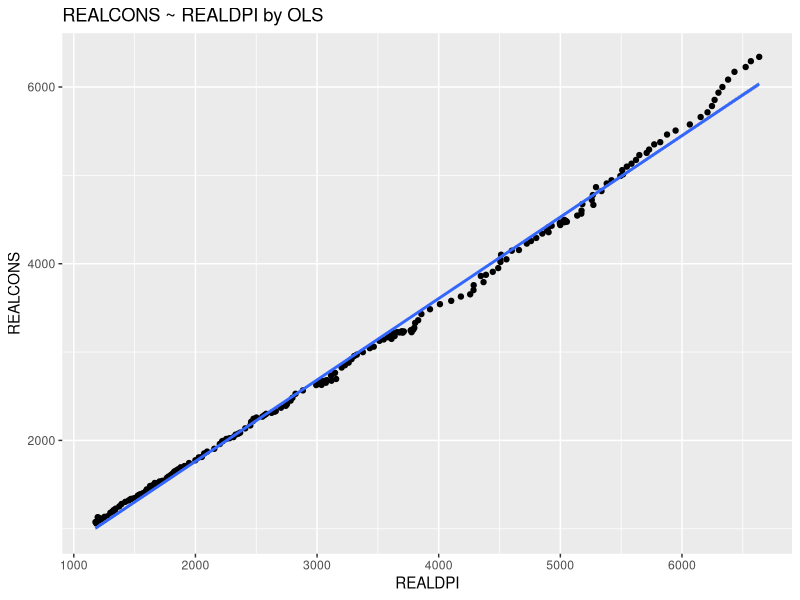
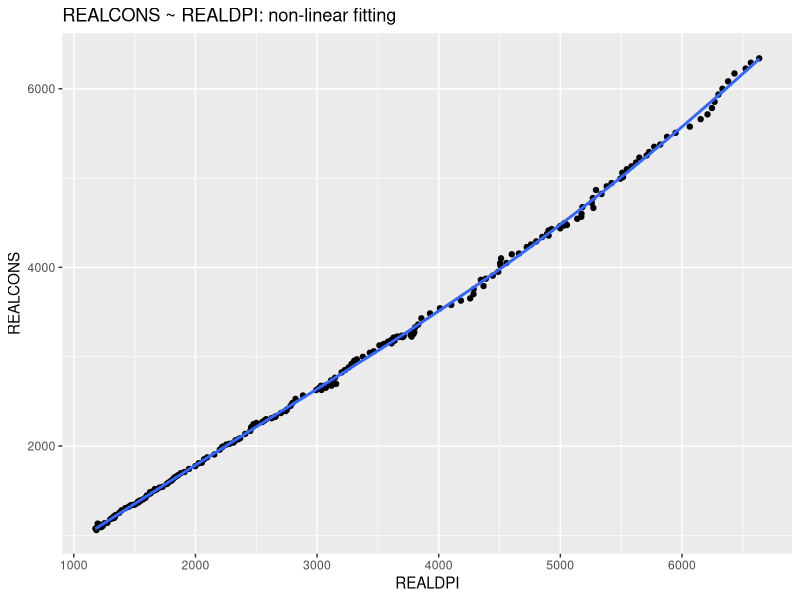

These charts were generated, in order, by the following R code: (Note: this script raises an error after producing the figures.)
#### OLS and Non-linear regression models ####
#    
#
# Example based on
# Greene: Econometric Analysis (5th ed.), 2002, pp 171-173
#
# Model data:
# Table F5.2: Macroeconomics Data Set, Quarterly, 1950I to 2000IV, 
# 204 Quarterly Observations 
# Source: Department of Commerce, BEA website and www.economagic.com
#
# Year = Date
# Qtr = Quarter
# Realcons = Real consumption expenditures
# Realdpi = Real disposable personal income
# Realgdp = Real GDP ($bil)
# Realinvs = Real investment by private sector
# Realgovt = Real government expenditures
# CPI_U = Consumer price index
# M1 = Nominal money stock
# Tbilrate = Quarterly average of month end 90 day t bill rate
# Unemp = Unemployment rate
# Pop = Population, mil. interpolate of year end figures using constant growth rate per quarter
# Infl = Rate of inflation (first observation is missing)
# Realint = Ex post real interest rate = Tbilrate - Infl. (First observation missing)
#
# 
#
#
#
#
# Data + basic plots
rm(list=ls())
cons.dat <- read.csv('TableF5-2.csv')
#
# OLS method
library(ggplot2) # install.packages("ggplot2")
ggplot(cons.dat, aes(x=REALDPI,y=REALCONS) ) + 
  geom_point() +
  geom_smooth(method= "lm") +
  ggtitle("REALCONS ~ REALDPI by OLS") 
# 
# Non-linear fitting
library(ggplot2) # install.packages("ggplot2")
ggplot(cons.dat, aes(x=REALDPI,y=REALCONS) ) + 
  geom_point() +
  geom_smooth() + # LOESS (locally estimated scatterplot smoothing)
  ggtitle("REALCONS ~ REALDPI: non-linear fitting") 
#
#
#
# Model specification
#
# REALCONS = alpha + beta*(REALDPI^gama)
# Note1 - the linear model is a special case of the NLM
# for: gama = 1
# Note2 - model setup follows Greene (2002), we focus
# on OLS vs NLRM, other TS-related topics are ignored at this point
#
#
#
# STEP 1 - Fit a simple OLS model
OLS.1 <- lm(REALCONS ~ REALDPI, data = cons.dat)
summary(OLS.1)
#
#
#
#
# STEP 2 - Fit a NLRM
NLS.1 <- nls(REALCONS ~ A+B*(REALDPI^C), 
             start = list(A=1, B = 1, C=1), 
             data = cons.dat )
summary(NLS.1)
#
#
# With more "realistic" starting estimates, 
# the number of iterations may be somewhat reduced:
NLS.2 <- nls(REALCONS ~ A+B*(REALDPI^C), 
             start = list(A=500, B = 0.2, C=1), 
             data = cons.dat )
summary(NLS.2)
# Pseudo R2
(cor(cons.dat$REALCONS, NLS.2$m$fitted()))^2
#
#
#
# MPC - marginal propensity to consume
#
# The first derivation of of our function:
# REALCONS = alpha + beta*(REALDPI^gama)
# along REALDPI 
#
# equals: beta*gama*(REALDPI^(gama-1))
#
# Say, we want to test the H0 of MPC = 1 for the last observation, 2000IV
# This may be done using the Delta method
# the following calculation replicates results of Greene(2002), p 173
#
# a) MPC depends on REALDPI: caluclate MPC(t) and s.e.(MPC(t))
B <- coefficients(NLS.2)[2]
C <- coefficients(NLS.2)[3]
MPC <- B*C*(cons.dat$REALDPI^(C-1))
MPC[204] # MPC for the obs 2000IV
#
# b) s.e. using the delta method for the obs 2000IV
VCV.M <- vcov(NLS.2)[2:3,2:3]
# [(der.MPC/der.B),(der.MPC/der.C)
vec.der <- c(C*(cons.dat$REALDPI[204]^(C-1)),(B*(cons.dat$REALDPI[204]^(C-1)))*(1+C*log(cons.dat$REALDPI[204])))
#
s.e. <- sqrt(vec.der %*% VCV.M %*%vec.der)
#
print(s.e.)
#
# c) calculate a z-score under H0:
(MPC[204]-1)/s.e.
# By comparing to the critical values of N(0,1) distribution,
# we reject H0.
#
#
# Alternatively, we get the same results using DeltaMethod()
# from the {RcmdrMisc} package
library(RcmdrMisc)
?DeltaMethod
obs2000IV <- cons.dat$REALDPI[204]
DeltaMethod(NLS.2,"B*C*(obs2000IV^(C-1))")
# or by deltaMethod() from {car}
# deltaMethod(NLS.2,"B*C*(obs2000IV^(C-1))")
#
#
